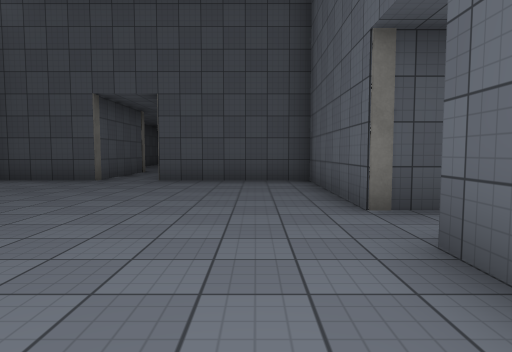
[1] (above)

23 first-person views from a walk through a 3-D level made in the Unity game engine. The camera is 1.3 m above the floor, tilts 4° down and sees 75° across. Doors are open. The floor is counted in squares, 2 m on a side. Each view is taken from the middle of a square. On the plan, view 1 faces up. The plan holds only what a view shows up to about 10 squares ahead; the rest is blank. The place goes on beyond the plan. The player character is not drawn. Some surface patterns are stand-ins.

[2]
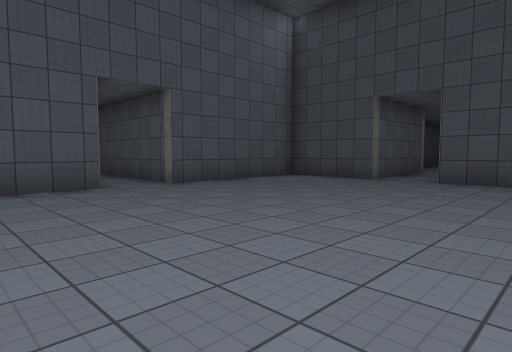

[3]
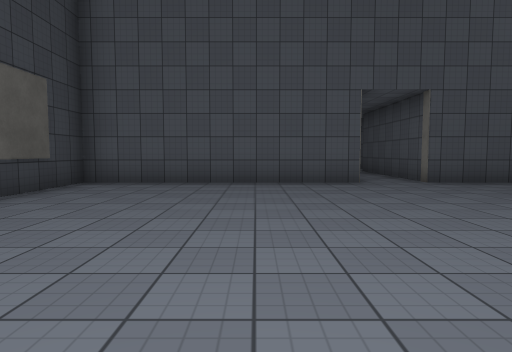

[4]
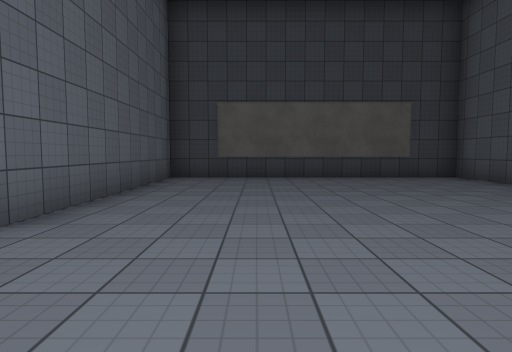

[5]
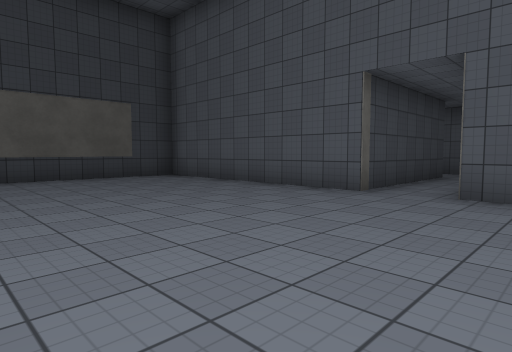

[6]
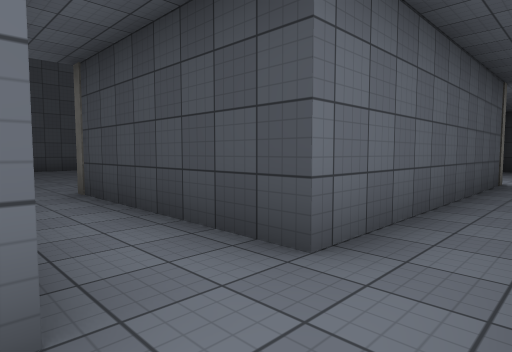

[7]
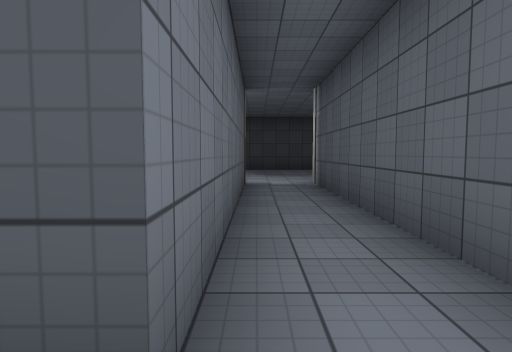

[8]
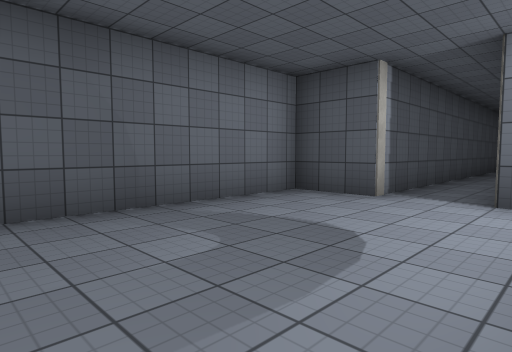

[9]
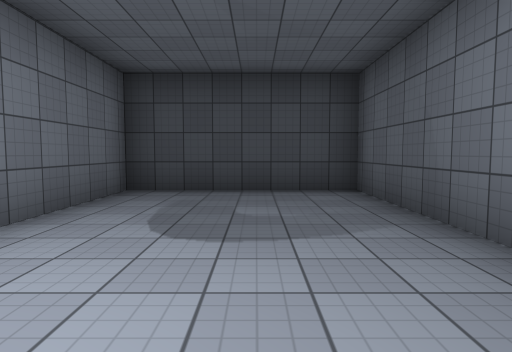

[10]
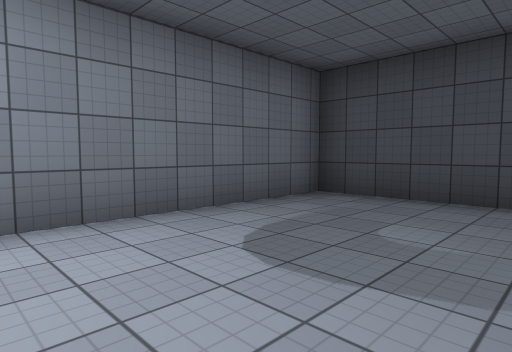

[11]
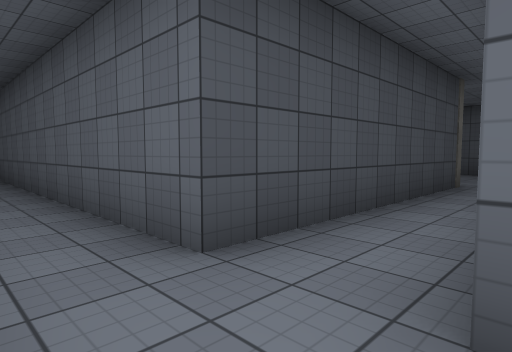

[12]
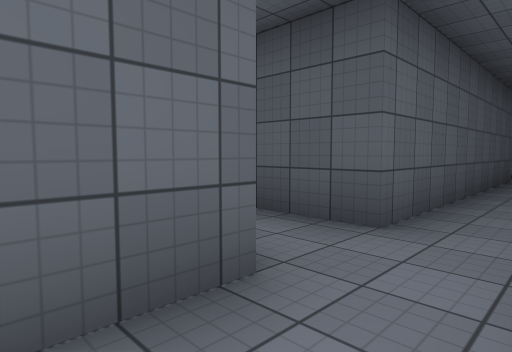

[13]
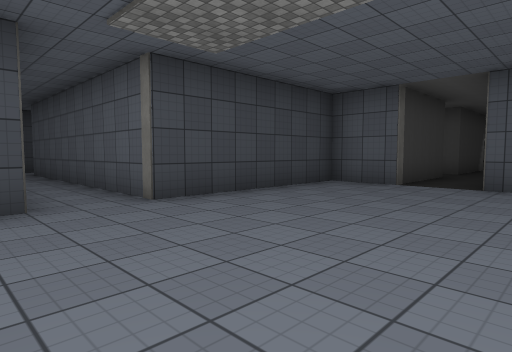

[14]
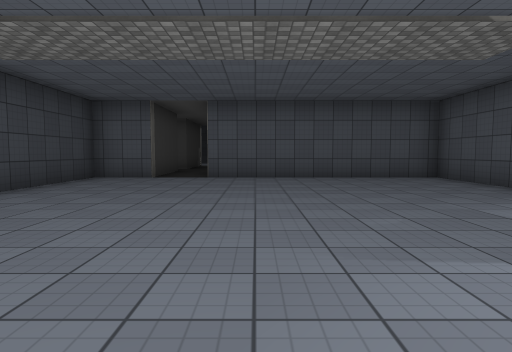

[15]
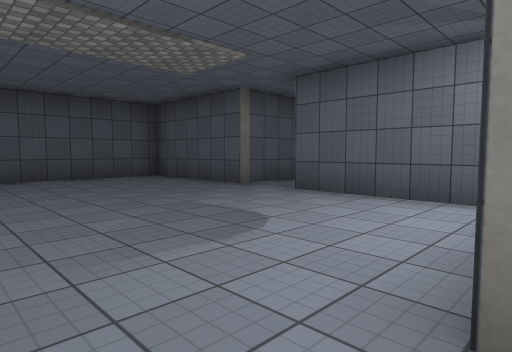

[16]
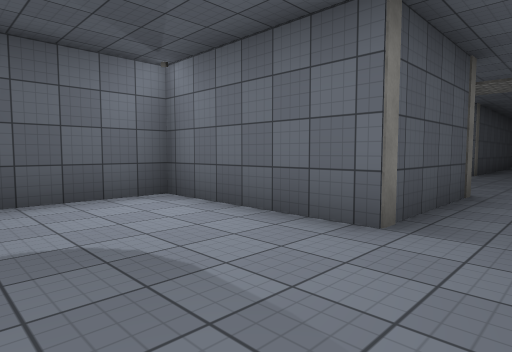

[17]
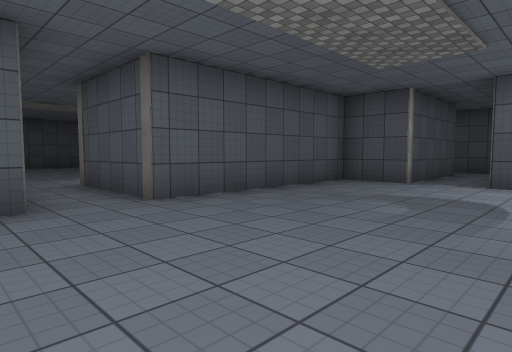

[18]
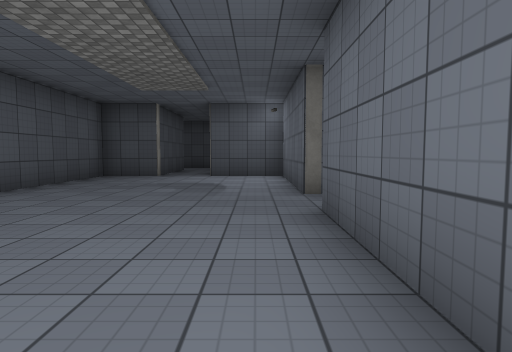

[19]
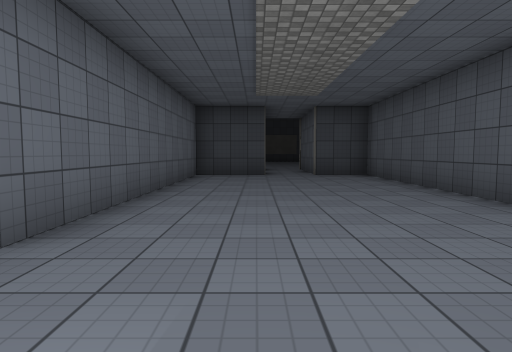

[20]
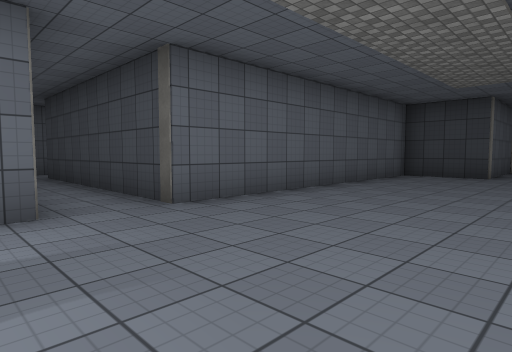

[21]
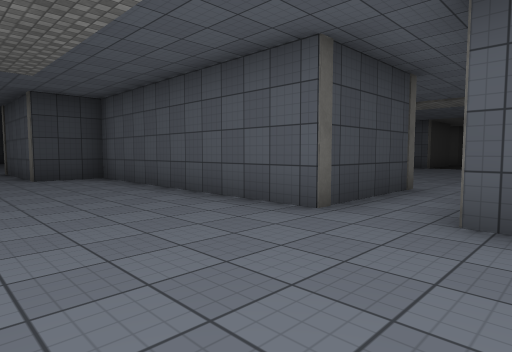

[22]
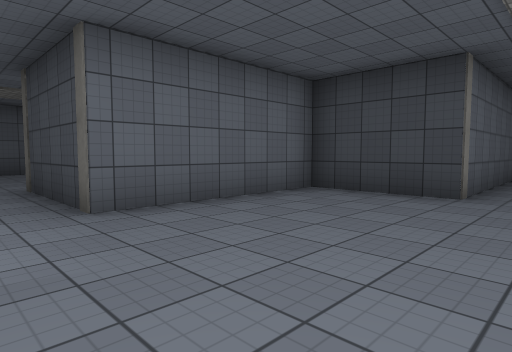

[23]
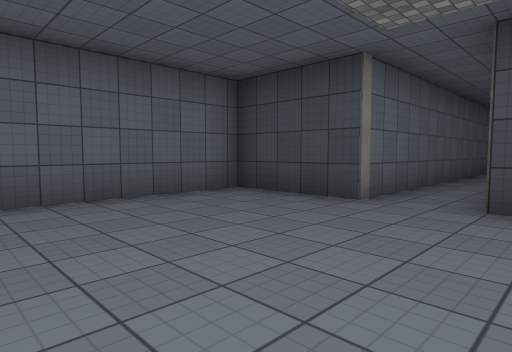

### Floor plan
Ten units are one square. View 1 is at (0, 0); x grows to the right and y downward. Boxes are objects, and circles mark ways between rooms. Rooms are numbered by the first view taken in them; rooms with no view inside come last. Other rooms are left out.
<svg viewBox="-202 -260 232 363">
<path fill="none" stroke="#000" d="M21 -37 12 -37 12 -78 -24 -78M-37 -78 -63 -78 -63 -37 -104 -37M-108 -22 -63 -22 -63 37 12 37 12 -22M-108 42 -108 -22M-122 -53 -122 42 -137 42 -137 98 -98 98 -98 54M-83 -192 -83 -228 -119 -228M-197 -153 -167 -153 -167 -137 -122 -137 -122 -68 -138 -68M-132 -246 -132 -228 -167 -228 -167 -166M-108 -60 -108 -137 -83 -137 -83 -178M-182 -53 -122 -53M10 -202 -3 -202 -3 -243 -24 -243M-83 -178 -53 -178 -53 -113 -37 -113 -37 -78M-37 -255 -37 -243 -53 -243 -53 -192 -83 -192M-23 -85 -23 -113 -3 -113 -3 -187 25 -187"/>
<circle cx="-100" cy="-30" r="3" fill="#2a7"/>
<circle cx="-30" cy="-70" r="3" fill="#2a7"/>
<circle cx="-115" cy="-45" r="3" fill="#2a7"/>
<circle cx="-80" cy="-185" r="3" fill="#2a7"/>
<text x="-30" y="-20">1</text>
<text x="-120" y="30">2</text>
<text x="-130" y="-160">3</text>
<text x="-30" y="-180">4</text>
</svg>
Room 1 opens to room 2. Room 1 opens to room 4. Room 2 opens to room 3. Room 3 opens to room 4.

Where each view was taken, in squares from view 1:
view 1: 0 up, 0 right, facing up
view 2: 0 up, 0 right, facing up-left
view 3: 0 up, 1 right, facing left
view 4: 5 up, 1 left, facing down
view 5: 5 up, 1 left, facing down-left
view 6: 4 up, 12 left, facing down-right
view 7: 3 up, 11 left, facing down
view 8: 9 down, 10 left, facing up-left
view 9: 4 down, 12 left, facing down
view 10: 5 down, 13 left, facing down-right
view 11: 7 up, 11 left, facing down-left
view 12: 4 up, 11 left, facing up-left
view 13: 18 up, 10 left, facing down-left
view 14: 18 up, 8 left, facing left
view 15: 18 up, 8 left, facing up-left
view 16: 18 up, 11 left, facing up-right
view 17: 17 up, 1 left, facing up-left
view 18: 15 up, 1 left, facing up
view 19: 21 up, 2 left, facing down
view 20: 21 up, 4 left, facing down-right
view 21: 20 up, 2 left, facing down-left
view 22: 19 up, 12 left, facing down-right
view 23: 18 up, 13 left, facing down-right
